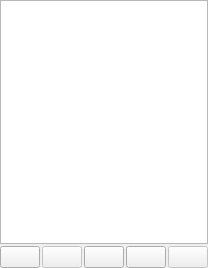
<?xml version="1.0" encoding="UTF-8"?>
<ui version="4.0">
 <class>TraceWidget</class>
 <widget class="QWidget" name="TraceWidget">
  <property name="geometry">
   <rect>
    <x>0</x>
    <y>0</y>
    <width>206</width>
    <height>268</height>
   </rect>
  </property>
  <property name="sizePolicy">
   <sizepolicy hsizetype="Preferred" vsizetype="Preferred">
    <horstretch>0</horstretch>
    <verstretch>0</verstretch>
   </sizepolicy>
  </property>
  <property name="windowTitle">
   <string>Form</string>
  </property>
  <layout class="QVBoxLayout" name="verticalLayout">
   <property name="spacing">
    <number>2</number>
   </property>
   <property name="leftMargin">
    <number>0</number>
   </property>
   <property name="topMargin">
    <number>0</number>
   </property>
   <property name="rightMargin">
    <number>0</number>
   </property>
   <property name="bottomMargin">
    <number>0</number>
   </property>
   <item>
    <widget class="QTableView" name="view">
     <property name="sizePolicy">
      <sizepolicy hsizetype="Ignored" vsizetype="Expanding">
       <horstretch>0</horstretch>
       <verstretch>0</verstretch>
      </sizepolicy>
     </property>
     <property name="horizontalScrollBarPolicy">
      <enum>Qt::ScrollBarAlwaysOff</enum>
     </property>
     <property name="dragEnabled">
      <bool>true</bool>
     </property>
     <property name="dragDropMode">
      <enum>QAbstractItemView::DragOnly</enum>
     </property>
     <property name="selectionMode">
      <enum>QAbstractItemView::SingleSelection</enum>
     </property>
     <property name="selectionBehavior">
      <enum>QAbstractItemView::SelectRows</enum>
     </property>
     <property name="verticalScrollMode">
      <enum>QAbstractItemView::ScrollPerItem</enum>
     </property>
     <property name="showGrid">
      <bool>false</bool>
     </property>
     <attribute name="horizontalHeaderVisible">
      <bool>false</bool>
     </attribute>
     <attribute name="horizontalHeaderMinimumSectionSize">
      <number>0</number>
     </attribute>
     <attribute name="horizontalHeaderDefaultSectionSize">
      <number>21</number>
     </attribute>
     <attribute name="horizontalHeaderStretchLastSection">
      <bool>true</bool>
     </attribute>
     <attribute name="verticalHeaderVisible">
      <bool>false</bool>
     </attribute>
     <attribute name="verticalHeaderDefaultSectionSize">
      <number>21</number>
     </attribute>
    </widget>
   </item>
   <item>
    <layout class="QHBoxLayout" name="horizontalLayout">
     <item>
      <widget class="QPushButton" name="add">
       <property name="sizePolicy">
        <sizepolicy hsizetype="Maximum" vsizetype="Fixed">
         <horstretch>0</horstretch>
         <verstretch>0</verstretch>
        </sizepolicy>
       </property>
       <property name="toolTip">
        <string>Add</string>
       </property>
       <property name="text">
        <string/>
       </property>
       <property name="icon">
        <iconset theme="list-add" resource="../icons.qrc">
         <normaloff>:/icons/add.png</normaloff>:/icons/add.png</iconset>
       </property>
       <property name="checkable">
        <bool>false</bool>
       </property>
       <property name="autoRepeat">
        <bool>false</bool>
       </property>
       <property name="autoDefault">
        <bool>false</bool>
       </property>
       <property name="default">
        <bool>false</bool>
       </property>
       <property name="flat">
        <bool>false</bool>
       </property>
      </widget>
     </item>
     <item>
      <widget class="QPushButton" name="remove">
       <property name="enabled">
        <bool>false</bool>
       </property>
       <property name="sizePolicy">
        <sizepolicy hsizetype="Maximum" vsizetype="Fixed">
         <horstretch>0</horstretch>
         <verstretch>0</verstretch>
        </sizepolicy>
       </property>
       <property name="toolTip">
        <string>Delete</string>
       </property>
       <property name="text">
        <string/>
       </property>
       <property name="icon">
        <iconset theme="list-remove" resource="../icons.qrc">
         <normaloff>:/icons/remove.png</normaloff>:/icons/remove.png</iconset>
       </property>
      </widget>
     </item>
     <item>
      <widget class="QPushButton" name="bImport">
       <property name="sizePolicy">
        <sizepolicy hsizetype="Maximum" vsizetype="Fixed">
         <horstretch>0</horstretch>
         <verstretch>0</verstretch>
        </sizepolicy>
       </property>
       <property name="toolTip">
        <string>Import</string>
       </property>
       <property name="text">
        <string/>
       </property>
       <property name="icon">
        <iconset resource="../icons.qrc">
         <normaloff>:/icons/import.png</normaloff>:/icons/import.png</iconset>
       </property>
      </widget>
     </item>
     <item>
      <widget class="QPushButton" name="bExport">
       <property name="sizePolicy">
        <sizepolicy hsizetype="Maximum" vsizetype="Fixed">
         <horstretch>0</horstretch>
         <verstretch>0</verstretch>
        </sizepolicy>
       </property>
       <property name="toolTip">
        <string>Export</string>
       </property>
       <property name="text">
        <string/>
       </property>
       <property name="icon">
        <iconset resource="../icons.qrc">
         <normaloff>:/icons/export.png</normaloff>:/icons/export.png</iconset>
       </property>
      </widget>
     </item>
     <item>
      <widget class="QPushButton" name="edit">
       <property name="enabled">
        <bool>false</bool>
       </property>
       <property name="sizePolicy">
        <sizepolicy hsizetype="Maximum" vsizetype="Fixed">
         <horstretch>0</horstretch>
         <verstretch>0</verstretch>
        </sizepolicy>
       </property>
       <property name="toolTip">
        <string>Edit</string>
       </property>
       <property name="text">
        <string/>
       </property>
       <property name="icon">
        <iconset theme="accessories-text-editor" resource="../icons.qrc">
         <normaloff>:/icons/edit.png</normaloff>:/icons/edit.png</iconset>
       </property>
      </widget>
     </item>
    </layout>
   </item>
  </layout>
 </widget>
 <resources>
  <include location="../icons.qrc"/>
 </resources>
 <connections/>
</ui>
